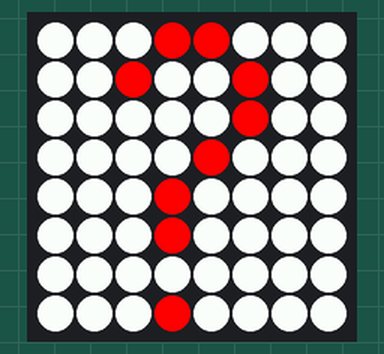
A program run on a simulated Raspberry Pi (BCM pin numbers) with a Sense HAT. Parts: the Sense HAT's 8×8 RGB LED matrix. At 5.0 s the program stops and its outputs stay as they are.

Above: at 0.1 s.

The program:

sensehat_questionmark.py
```python
from sense_hat import SenseHat
from time import sleep

sense = SenseHat()

X = [255, 0, 0]     # Red
O = [255, 255, 255]     # White

question_mark = [   # Marks the spot in the list where there is red or white color.
O, O, O, X, X, O, O, O,
O, O, X, O, O, X, O, O,
O, O, O, O, O, X, O, O,
O, O, O, O, X, O, O, O,
O, O, O, X, O, O, O, O,
O, O, O, X, O, O, O, O,
O, O, O, O, O, O, O, O,
O, O, O, X, O, O, O, O
]

sense.set_pixels(question_mark)     # To set the pixels with above marked spots.
sleep(5)    # Let the display show for 5 secs.
sense.clear()   # Then clears the display.
```
